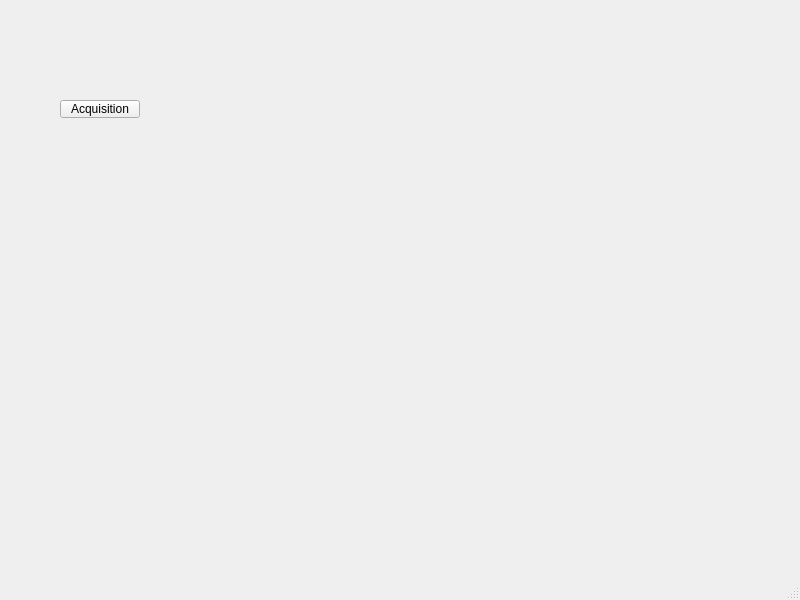
<?xml version="1.0" encoding="UTF-8"?>
<ui version="4.0">
 <class>MainWindow</class>
 <widget class="QMainWindow" name="MainWindow">
  <property name="geometry">
   <rect>
    <x>0</x>
    <y>0</y>
    <width>800</width>
    <height>600</height>
   </rect>
  </property>
  <property name="windowTitle">
   <string>MainWindow</string>
  </property>
  <widget class="QWidget" name="centralwidget">
   <widget class="QPushButton" name="pushButton">
    <property name="geometry">
     <rect>
      <x>60</x>
      <y>100</y>
      <width>80</width>
      <height>18</height>
     </rect>
    </property>
    <property name="text">
     <string>Acquisition</string>
    </property>
   </widget>
  </widget>
  <widget class="QMenuBar" name="menubar">
   <property name="geometry">
    <rect>
     <x>0</x>
     <y>0</y>
     <width>800</width>
     <height>17</height>
    </rect>
   </property>
  </widget>
  <widget class="QStatusBar" name="statusbar"/>
 </widget>
 <resources/>
 <connections/>
</ui>
